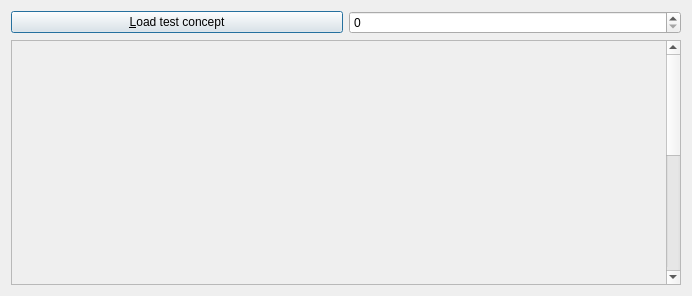
<?xml version="1.0" encoding="UTF-8"?>
<ui version="4.0">
 <class>QtTestConceptDialog</class>
 <widget class="QDialog" name="QtTestConceptDialog">
  <property name="geometry">
   <rect>
    <x>0</x>
    <y>0</y>
    <width>692</width>
    <height>296</height>
   </rect>
  </property>
  <property name="windowTitle">
   <string>Test Concept</string>
  </property>
  <layout class="QVBoxLayout" name="verticalLayout">
   <item>
    <layout class="QHBoxLayout" name="horizontalLayout">
     <item>
      <widget class="QPushButton" name="button_load">
       <property name="text">
        <string>&amp;Load test concept</string>
       </property>
      </widget>
     </item>
     <item>
      <widget class="QSpinBox" name="box_test"/>
     </item>
    </layout>
   </item>
   <item>
    <widget class="QScrollArea" name="scrollArea">
     <property name="widgetResizable">
      <bool>true</bool>
     </property>
     <widget class="QWidget" name="scrollAreaWidgetContents">
      <property name="geometry">
       <rect>
        <x>0</x>
        <y>0</y>
        <width>658</width>
        <height>518</height>
       </rect>
      </property>
      <layout class="QHBoxLayout" name="horizontalLayout_2">
       <item>
        <widget class="QWidget" name="widget" native="true">
         <property name="minimumSize">
          <size>
           <width>300</width>
           <height>500</height>
          </size>
         </property>
        </widget>
       </item>
      </layout>
     </widget>
    </widget>
   </item>
  </layout>
 </widget>
 <resources/>
 <connections/>
</ui>
